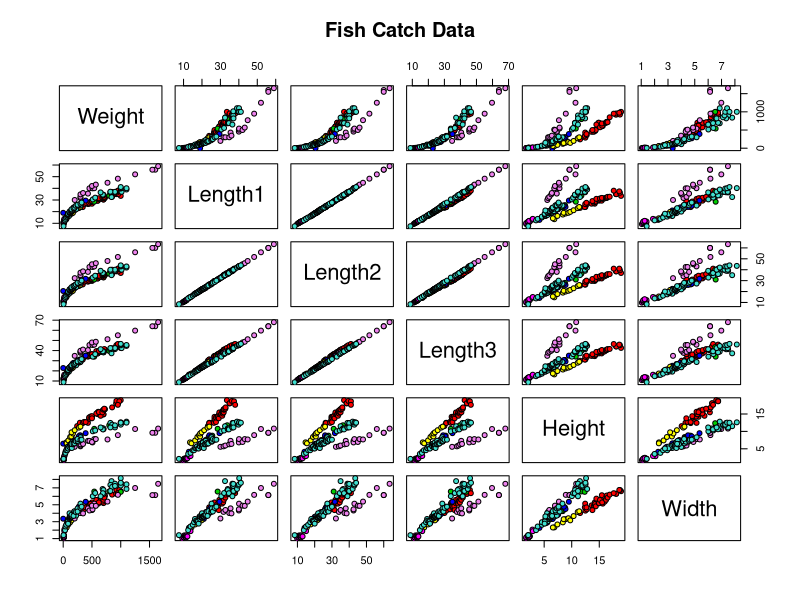

Generate this figure with R:
library(rrcov)


### Name: fish
### Title: Fish Catch Data Set
### Aliases: fish
### Keywords: datasets

### ** Examples

    data(fish)

    # remove observation #14 containing missing value
    fish <- fish[-14,]

    # The height and width are calculated as percentages 
    #   of the third length variable
    fish[,5] <- fish[,5]*fish[,4]/100
    fish[,6] <- fish[,6]*fish[,4]/100
 
    # plot a matrix of scatterplots
    pairs(fish[1:6],
          main="Fish Catch Data",
          pch=21,
          bg=c("red", "green3", "blue", "yellow", "magenta", "violet", 
          "turquoise")[unclass(fish$Species)])
